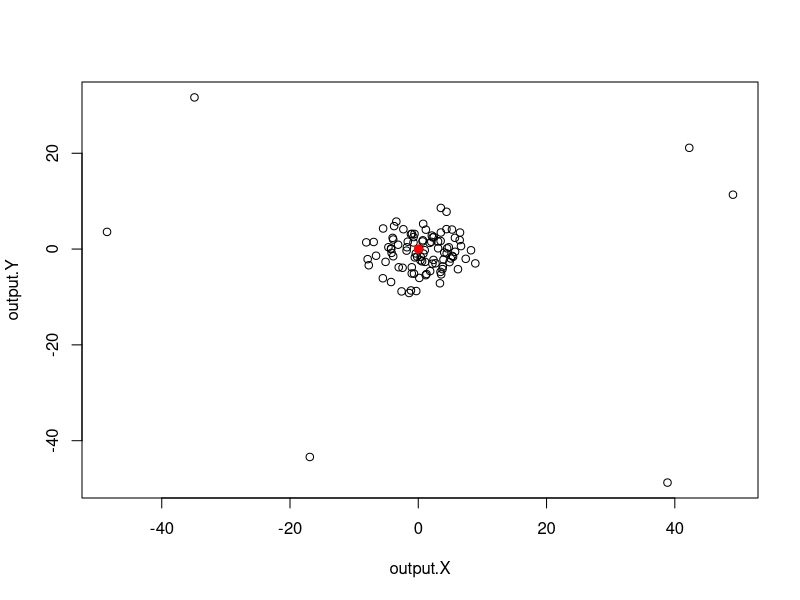
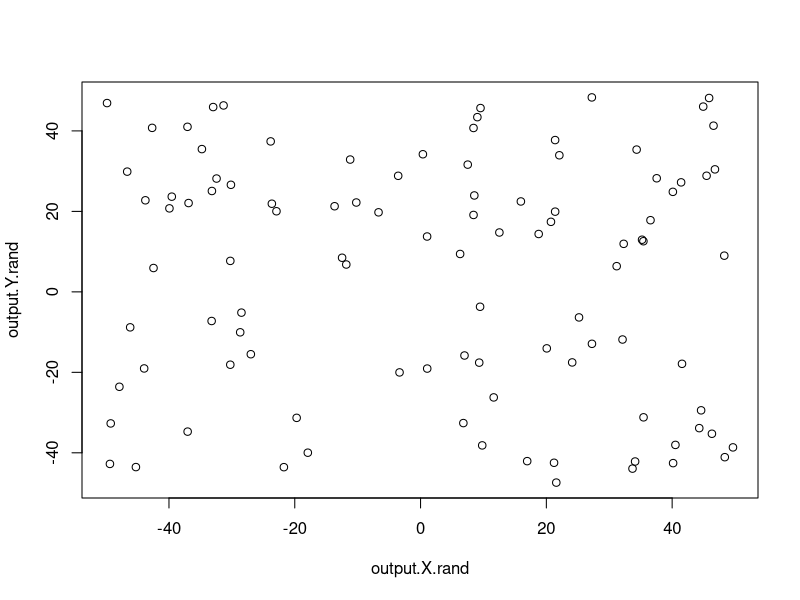
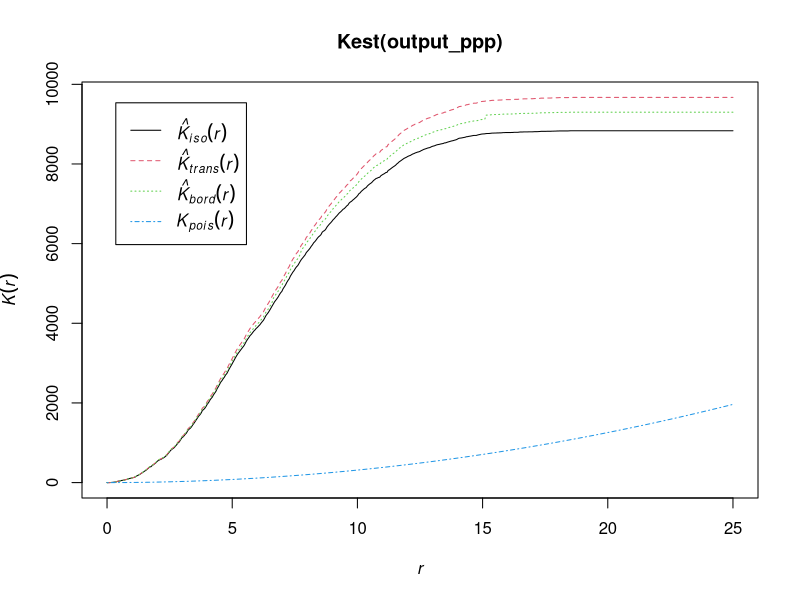
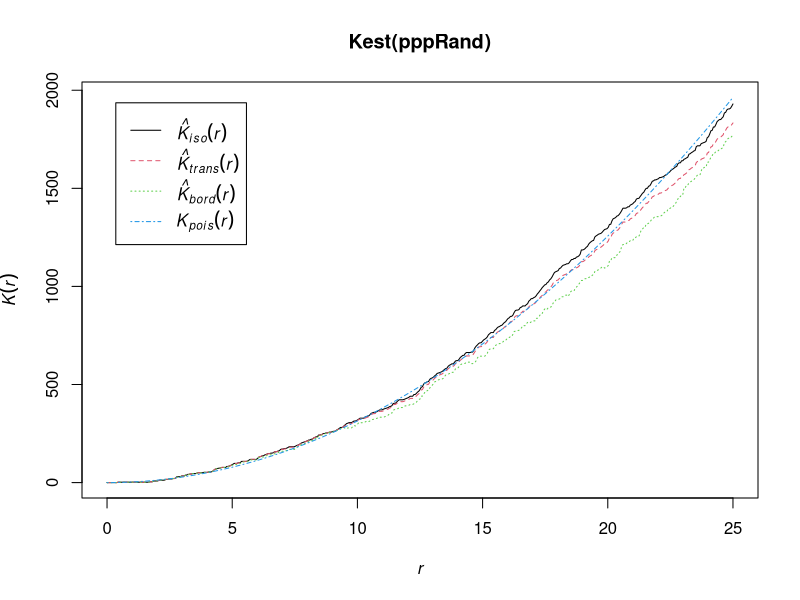
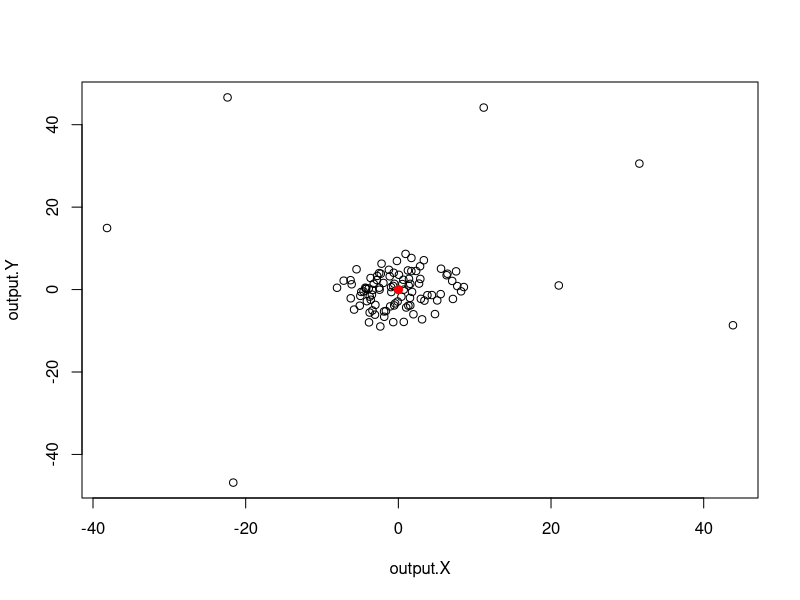
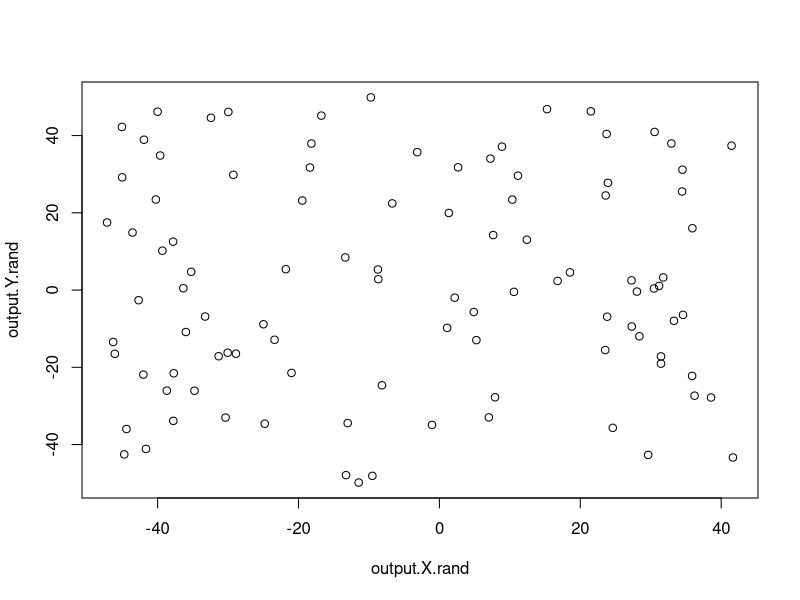
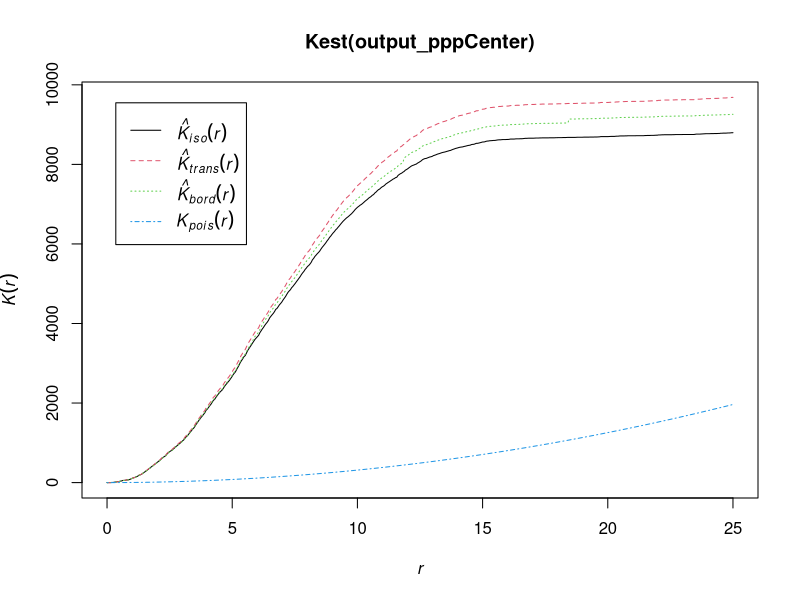
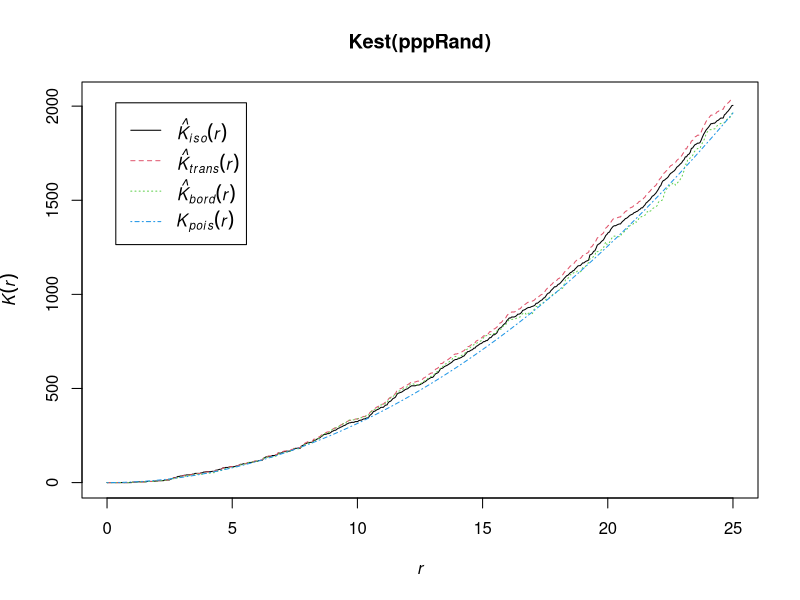

Write R code to recreate these figures, in order.
#Generate clustered spatial point process

library(spatstat)

#define variables
#variables that control the size and strength of clusters
val.at.center=1
effect.range=10 
background=0.001

#variables that control the number of points and spatial dimensions
Pointnum=100
Xmin=-50
Xmax=50
Ymin=-50
Ymax=50

#define the center locations and set up the distance vector
centers=matrix(data=c(-25,-25,25,25,-25,25,-25,25),nrow=4,ncol=2)
dist=matrix(nrow=4,ncol=1)

centers=matrix(data=c(0,0,0,0,0,0,0,0),nrow=4,ncol=2)

# can also change centers to influence the ripley's K plot


#define outputs
output.X=matrix(nrow = Pointnum, ncol = 1)
output.Y=matrix(nrow = Pointnum, ncol = 1)

#precalcs - calculate the slope of the clustering effect
slope=(val.at.center-background)/effect.range

#set a counter
outcounter=0

#main for loop
for (i in 1:100000){
  #generate a random candidate point
  x.candidate=runif(1, min=Xmin, max=Xmax)
  y.candidate=runif(1, min=Ymin, max=Ymax)
  
  #calculate the distance between the candidate point and the nearest cluster center
  for (j in 1:4){
  dist[j]=sqrt((x.candidate-centers[j,1])^2+(y.candidate-centers[j,2])^2)
  }
  min.dist=min(dist)
  
  #calculate the probability of retaining the candidate point
  if(min.dist<effect.range){
    prob=val.at.center-slope*min.dist
  }
  else
    prob=background
    
  #roll the dice to see if you keep the candidate point
  testval=runif(1,min=0,max=1)  
  if (testval<prob){
    outcounter=outcounter+1
    keep=1
    output.X[outcounter]=x.candidate
    output.Y[outcounter]=y.candidate
  }

  #if you've reached your target number of points, break from the for loop
  if(outcounter==Pointnum){
    break
  }
}

#plot the points and the cluster centers
plot(output.X,output.Y)
points(centers,type="p", col="red", pch=21, bg="red")

#create a point pattern object for analysis using the spatstat library
output_ppp = ppp(output.X, output.Y, c(Xmin,Xmax), c(Ymin,Ymax))

##### Question 1.3 ##### Randomly generate data

output.X.rand = runif(100, Xmin, Xmax)
output.Y.rand = runif(100, Ymin, Ymax)

plot(output.X.rand,output.Y.rand)

# create a ppp object for the random data

pppRand  = ppp(output.X.rand, output.Y.rand, c(Xmin,Xmax), c(Ymin,Ymax))

quadrat.test(output_ppp)
quadrat.test(pppRand)

# calculate and plot Ripley's K


randEnv = envelope(pppRand)

plot(Kest(output_ppp))
plot(Kest(pppRand))





#### Running with center at 0, 0

centers=matrix(data=c(0,0,0,0,0,0,0,0),nrow=4,ncol=2)


dist=matrix(nrow=4,ncol=1)

centers=matrix(data=c(0,0,0,0,0,0,0,0),nrow=4,ncol=2)

# can also change centers to influence the ripley's K plot


#define outputs
output.X=matrix(nrow = Pointnum, ncol = 1)
output.Y=matrix(nrow = Pointnum, ncol = 1)

#precalcs - calculate the slope of the clustering effect
slope=(val.at.center-background)/effect.range

#set a counter
outcounter=0

#main for loop
for (i in 1:100000){
  #generate a random candidate point
  x.candidate=runif(1, min=Xmin, max=Xmax)
  y.candidate=runif(1, min=Ymin, max=Ymax)
  
  #calculate the distance between the candidate point and the nearest cluster center
  for (j in 1:4){
    dist[j]=sqrt((x.candidate-centers[j,1])^2+(y.candidate-centers[j,2])^2)
  }
  min.dist=min(dist)
  
  #calculate the probability of retaining the candidate point
  if(min.dist<effect.range){
    prob=val.at.center-slope*min.dist
  }
  else
    prob=background
  
  #roll the dice to see if you keep the candidate point
  testval=runif(1,min=0,max=1)  
  if (testval<prob){
    outcounter=outcounter+1
    keep=1
    output.X[outcounter]=x.candidate
    output.Y[outcounter]=y.candidate
  }
  
  #if you've reached your target number of points, break from the for loop
  if(outcounter==Pointnum){
    break
  }
}

#plot the points and the cluster centers
plot(output.X,output.Y)
points(centers,type="p", col="red", pch=21, bg="red")

#create a point pattern object for analysis using the spatstat library
output_pppCenter = ppp(output.X, output.Y, c(Xmin,Xmax), c(Ymin,Ymax))

##### Question 1.3 ##### Randomly generate data

output.X.rand = runif(100, Xmin, Xmax)
output.Y.rand = runif(100, Ymin, Ymax)

plot(output.X.rand,output.Y.rand)

# create a ppp object for the random data

pppRand  = ppp(output.X.rand, output.Y.rand, c(Xmin,Xmax), c(Ymin,Ymax))

quadrat.test(output_ppp)
quadrat.test(pppRand)

# calculate and plot Ripley's K


randEnv = envelope(pppRand)

plot(Kest(output_pppCenter))
plot(Kest(pppRand))
